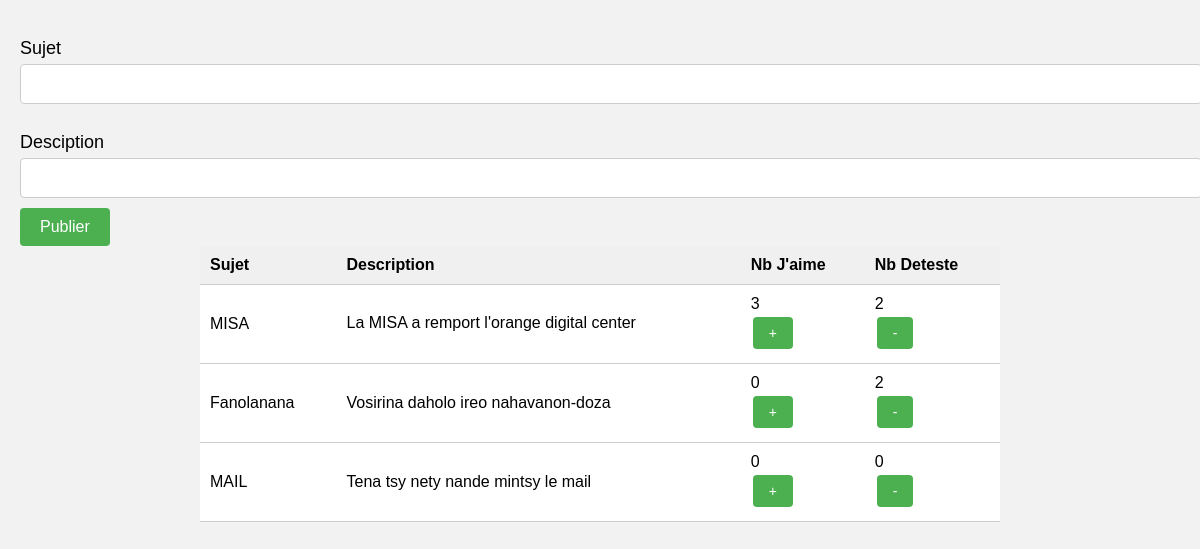
Before: /addArt.php with the older database file.
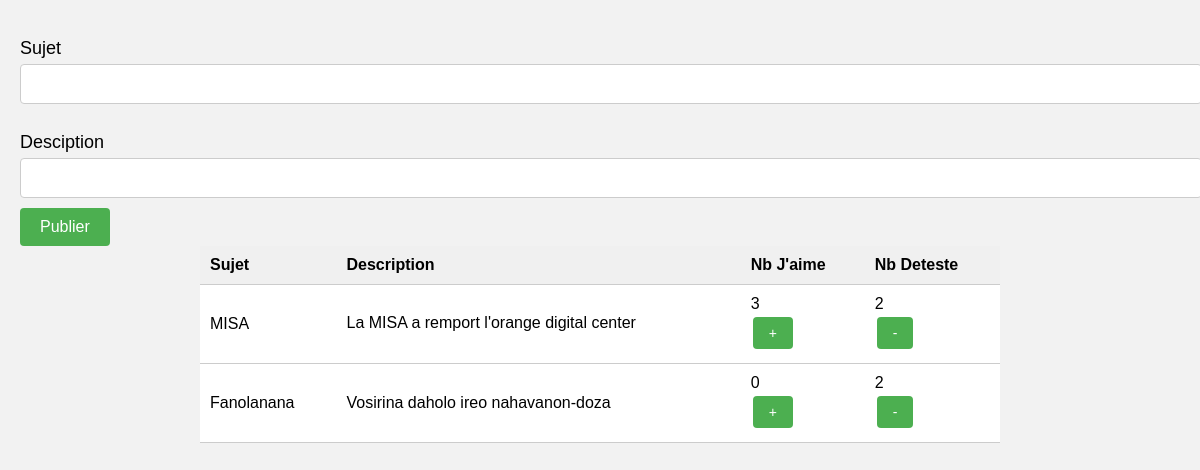
After: the same page with the newer database file.
### tables this page shows
CREATE TABLE IF NOT EXISTS `article` (
  `sujet` varchar(50) NOT NULL,
  `desciption` varchar(255) NOT NULL,
  `nb_jaime` int(11) NOT NULL,
  `nb_naime` int(11) NOT NULL,
  `id` timestamp NOT NULL DEFAULT CURRENT_TIMESTAMP,
  PRIMARY KEY (`id`)
);

### addArt.php (called while the page is built, shortened)
<?php
try {
    include('content.php');
} catch(PDOException $e) {
    echo "Erreur de connexion: " . $e->getMessage();
}
?>

### content.php (the view, shortened to what this page needs)
<!DOCTYPE html>
<html>
<head>
<link rel="stylesheet" href="styles.css">
</head>
<body>
<form method='get' action="addArt.php">
	<p class="textes">Sujet</p>
	<input type="text" name="sujet" required class="Input"><br>
	<p class="textes">Desciption</p>
	<input type="text" name="desciption" required class="Input"><br>
	<input type="submit" value="Publier" class="pseudo-bouton">
</form>
<div class="container">
        <table class="article-table">
            <tr>
                <th>Sujet</th>
                <th>Description</th>
                <th>Nb J'aime</th>
                <th>Nb Deteste</th>
            </tr>
            <?php
$serveur = "localhost";
$utilisateur = "nouvel_utilisateur";
$motDePasse = "mot_de_passe";
$database = "blog";
try {
    $connexion = new PDO("mysql:host=$serveur;dbname=$database", $utilisateur, $motDePasse);
$connexion->setAttribute(PDO::ATTR_ERRMODE, PDO::ERRMODE_EXCEPTION);
$requete = "SELECT * FROM article";
$stmt = $connexion->prepare($requete);
$stmt->execute();
while($result = $stmt->fetch(PDO::FETCH_ASSOC)){
    echo "<tr>
    <td>".$result['sujet']."</td>
    <td>".$result['desciption']."</td>
    <td>".$result['nb_jaime']."
        <form method='post' action='servlet_1.php'>
            <input type='hidden' name='aime' value='".$result['id']."'>
            <input type='submit' value='+' class='like-button'>
        </form>
    </td>
    <td>".$result['nb_naime']."
        <form method='post' action='servlet_1.php'>
            <input type='hidden' name='naime' value='".$result['id']."'>
            <input type='submit' value='-' class='dislike-button'>
        </form>
    </td>
</tr>";
}
} catch(PDOException $e) {
    echo "Erreur de connexion: " . $e->getMessage();
}
?>
    </table>
    </div></body>
</html>

### styles.css (style rules this page uses)
body { font-family: Arial, sans-serif; background-color: #f2f2f2; margin: 0; padding: 20px; }
.container { max-width: 800px; margin: 0 auto; }
.article-table { width: 100%; border-collapse: collapse; margin-bottom: 20px; }
.article-table th, .article-table td { padding: 10px; border-bottom: 1px solid #ccc; text-align: left; }
.article-table th { background-color: #f0f0f0; font-weight: bold; }
.article-table td { background-color: #fff; }
.like-button, .dislike-button { background-color: #4CAF50; border: none; color: white; padding: 8px 16px; text-align: center; text-decoration: none; display: inline-block; font-size: 14px; margin: 4px 2px; cursor: pointer; border-radius: 4px; }
.textes { font-size: 18px; margin-bottom: 5px; }
.Input { width: 100%; padding: 10px; font-size: 16px; border-radius: 4px; border: 1px solid #ccc; margin-bottom: 10px; }
.pseudo-bouton { background-color: #4CAF50; border: none; color: white; padding: 10px 20px; text-align: center; text-decoration: none; display: inline-block; font-size: 16px; border-radius: 4px; cursor: pointer; }

Changed rows visible on the page:
removed article: sujet "MAIL", desciption "Tena tsy nety nande mintsy le mail", nb_jaime "0", nb_naime "0"
